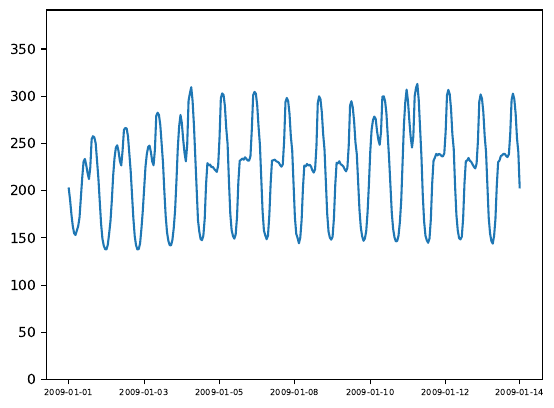

Python code for this plot:
from datetime import *

import numpy as np
from sklearn import *
import matplotlib.pyplot as plt

def MAPE(values, predictions):
  """
  Compute mean absolute percentage error between predicted and true values.
  """
  
  error = 0
  for i in range(len(values)):
    if values[i] > 0:
      error += abs((values[i] - predictions[i]) / values[i])
      
  return error / len(values)

# reads electricity consumption of Ljubljana from ARFF file

data = []
with open("electricity.arff", 'r') as file:
  for line in file:
    if line.startswith("@data"):
      break

  for line in file:
    if '?' not in line:
      values = [float(val) if i > 0 else datetime.strptime(val, '"%m/%d/%y %H:%M"') for i, val in enumerate(line.split(','))]
      data.append(values)

# plots first two weeks of electricity consumption and stores image to PDF file

datetimes = [instance[0] for instance in data[:14 * 24]]
electricity = [instance[-1] for instance in data[:14 * 24]]

fig = plt.figure()

plt.plot(datetimes, electricity)

plt.ylim(0, 1.25 * max(electricity))
plt.xticks([datetimes[i * len(datetimes) // 6] for i in range(6)] + [datetimes[-1]], fontsize = 6)

fig.savefig("electricity.pdf", bbox_inches = 'tight')
plt.close(fig)

# initializes regression models from scikit-learn library

regressors = {"kNN": neighbors.KNeighborsRegressor(), "LR": linear_model.LinearRegression(), "RF": ensemble.RandomForestRegressor(), "SVM": svm.SVR()}

# defines data instances and true values of electricity consumption

instances = [[instance[0].timestamp()] + instance[1:-1] for instance in data]
values = [instance[-1] for instance in data]

## splits data into 92% train instances (eleven months) and 8% test instances (last month)

k = 30 * 24

train_instances = instances[:-k]
train_values = values[:-k]

test_instances = instances[-k:]
test_values = values[-k:]

# prints out MAPE of regression models on electricity consumption

for name, regressor in regressors.items():
  regressor.fit(train_instances, train_values)
  
  test_predictions = regressor.predict(test_instances)

  print("{:5.1f}% | {:s}".format(100 * MAPE(test_values, test_predictions), name))

# predictions of selected regression model on electricity consumption

regressor = regressors["RF"]

regressor.fit(train_instances, train_values)

test_predictions = regressor.predict(test_instances)

# plots prediction on first half of test instances and stores image to PDF file

k = len(test_values) // 2

fig = plt.figure()

plt.plot(range(k), test_values[:k], label = "Consumption")
plt.plot(range(k), test_predictions[:k], label = "Prediction")

plt.ylim(0, 1.25 * max(test_values[:k]))
plt.xticks([])
plt.legend()

fig.savefig("errors.pdf", bbox_inches = 'tight')
plt.close(fig)
